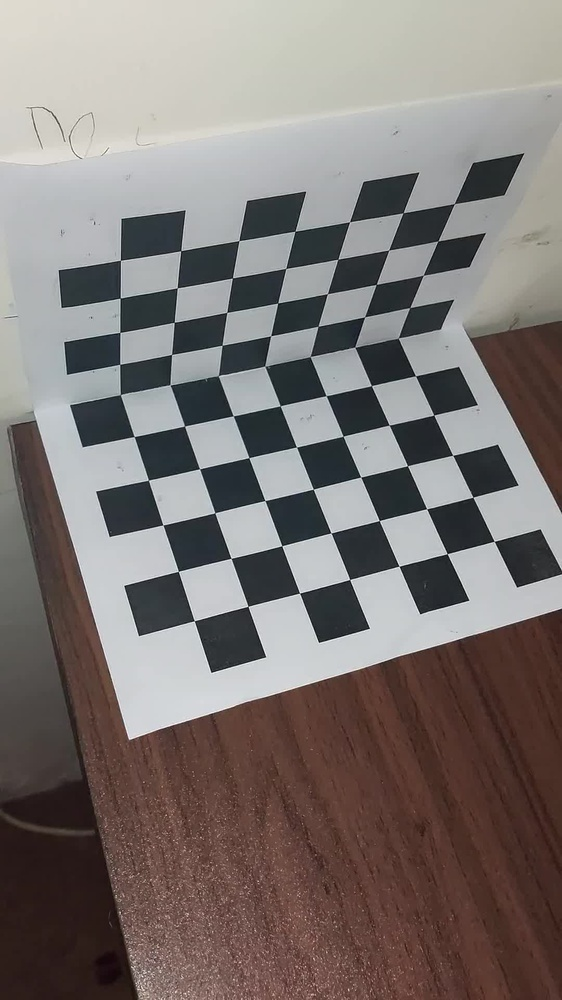
#> input picture photos/perspective1.jpg, 562 x 1000 px, shrunk from 1080 x 1920 before the run; its folder holds 4 pictures in this run
$ jupyter execute --allow-errors project-object.ipynb   (shell and % lines are left out)
#> lines starting #> are read from the running program, lines starting #| are printed output that depends on the picture; long printed decimals are rounded
#> further down, img is the input picture: shape (1000, 562, 3); mean B, G, R 115.2, 117.9, 125.1
#> `gray = cv2.cvtColor(img, cv2.COLOR_BGR2GRAY)`:
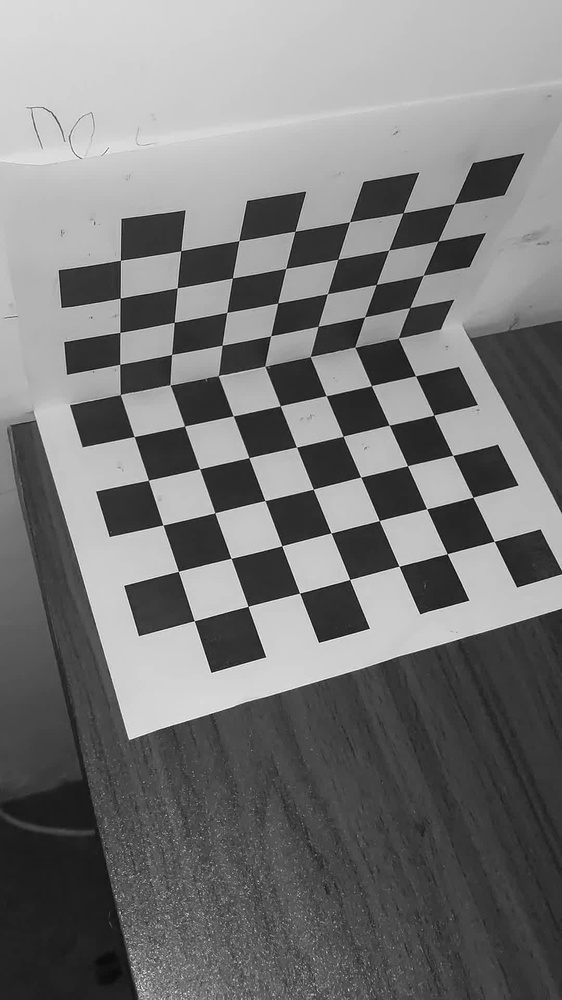
#> gray: shape (1000, 562); min 1, max 254, mean 119.7
#> `ret, corners = cv2.findChessboardCorners(gray, CHECKERBOARD, None)`: ret = True; corners = 70 rows, first 8: [494.2, 541.4], [447.2, 553.7], [399.1, 566.3], [349.6, 579.5], [299.5, 593.2], [248, 606.3], [194.3, 620.7], [472.9, 497.2]
#> `corners2 = cv2.cornerSubPix(gray, corners, (11,11),(-1,-1), criteria)...`: corners2 = 70 pairs, first value 119.7 to 494.3, second value 203.6 to 620.7
## Task 1
Caliberate camera using checkerboard pattern to extract camera matrix K, distortion coefficients distCoeffs and rotation and translation vectors rvec, tvec.

[cell 1]
import cv2
from matplotlib import pyplot as plt
import numpy as np
import os
from glob import glob

def helper(
    X, Y, Z, x, y
):  # helper function to stack and get C matrix in explanation.png
    row1 = np.array([X, Y, Z, 1, 0, 0, 0, 0, -x * X, -x * Y, -x * Z, -x])
    row2 = np.array([0, 0, 0, 0, X, Y, Z, 1, -y * X, -y * Y, -y * Z, -y])
    return np.vstack((row1, row2))


def myRQ(matrix):  # QR decomposition
    Q, L = np.linalg.qr(np.linalg.inv(matrix))
    K, R = np.linalg.inv(L), Q.T
    K = K / K[2, 2]
    return K, R


# This function assumes you know the maths behind camera calibration
def get_KRP(img_coord, world_coord):
    x = img_coord[:, 0]  # extract x coordinates from image
    y = img_coord[:, 1]  # extract y coordinates from image

    X = world_coord[:, 0]  # extract X coordinates from real world cordiantes
    Y = world_coord[:, 1]  # extract Y coordinates from real world cordiantes
    Z = world_coord[:, 2]  # extract Z coordinates from real world cordiantes

    matrix = helper(
        X[0], Y[0], Z[0], x[0], y[0]
    )  # stacking the rows of the matrix to create C matrix in explanation.png
    for i in range(1, len(X)):
        to_append = helper(X[i], Y[i], Z[i], x[i], y[i])
        matrix = np.append(
            matrix, to_append, axis=0
        )  # matrix variable corresponds to C matrix in explanation.png

    u, s, vh = np.linalg.svd(matrix)  # SVD of C matrix
    P = vh[-1].reshape(
        3, 4
    )  # taking the last row of V^T and reshaping it to 3x4 matrix gives the Projection matrix P

    XYZ = np.vstack((X, Y))
    XYZ = np.vstack((XYZ, Z))
    XYZ = np.vstack(
        (XYZ, np.ones(X.shape))
    )  # Stacking the X, Y, Z, 1 to create homogenous coordinates

    xyz = P.dot(
        XYZ
    )  # multiplying P with homogenous coordinates to get the image coordinates for testing purposes to see if they are close to the original image coordinates
    xy_pred = (xyz / (xyz[2, :]))[
        0:2, :
    ]  # dividing by the last row to get the image coordinates
    xy = np.vstack(
        (x, y)
    )  # stacking the original image coordinates to compare with the predicted image coordinates

    distance = np.linalg.norm(
        xy - xy_pred
    )  # calculating the distance between the predicted image coordinates and the original image coordinates to get error

    K, R = myRQ(
        P[0:3, 0:3]
    )  # using myRQ function to decompose P into K and R matrices using QR decomposition

    return K, R, P

def frame_to_video(folder, output, fps=30):
    img = cv2.imread(os.path.join(folder, "frame1.jpg"))
    total_frames = len(os.listdir(folder))
    height, width, layers = img.shape
    size = (width, height)
    out = cv2.VideoWriter(output, cv2.VideoWriter_fourcc(*"mp4v"), fps, size)
    for x in range(total_frames):
        img = cv2.imread(os.path.join(folder, "frame{}.jpg".format(x)))
        out.write(img)
    out.release()

def video_to_frames(video, folder):
    vidcap = cv2.VideoCapture(video)
    success, image = vidcap.read()
    count = 0
    while success:
        # rotate image by 180 degrees
        image = cv2.rotate(image, cv2.ROTATE_180)
        cv2.imwrite(os.path.join(folder, "frame%d.jpg") % count, image)
        success, image = vidcap.read()
        count += 1

[cell 2]
CHECKERBOARD = (7,10)
criteria = (cv2.TERM_CRITERIA_EPS + cv2.TERM_CRITERIA_MAX_ITER, 30, 0.001)

real_world_cordinate = [(i%7,i//7,0) for i in range(42)] + [(i%7, 5, i//7 - 5) for i in range(42, 70, 1)]
real_world_cordinate = np.array(real_world_cordinate, dtype=np.float32).reshape(70,3)

imgs = []
#> (the rest of this cell did not finish here and is left out)

#> in get_KRP, `x = img_coord[:, 0]`: x = 70 values, max 494.3 at index 0, min 119.7 at index 48, mean 293.9
#> in get_KRP, `y = img_coord[:, 1]`: y = 70 values, max 620.7 at index 6, min 203.6 at index 63, mean 396.2
#> in helper, `row1 = np.array([X, Y, Z, 1, 0, 0, 0, 0, -x * X, -x * Y, -x * Z, -x])`: row1 = [0, 0, 0, 1, 0, 0, 0, 0, 0, 0, 0, -494.3]
#> in helper, `row2 = np.array([0, 0, 0, 0, X, Y, Z, 1, -y * X, -y * Y, -y * Z, -y])`: row2 = [0, 0, 0, 0, 0, 0, 0, 1, 0, 0, 0, -541.3]
#> the loop in get_KRP, `for i in range(1, len(X)):` made 69 passes
#> (row1 in helper, row2 in helper) on passes 1 to 6: ([1, 0, 0, 1, 0, 0, 0, 0, -447.2, 0, 0, -447.2], [0, 0, 0, 0, 1, 0, 0, 1, -553.7, 0, 0, -553.7]), ([2, 0, 0, 1, 0, 0, 0, 0, -798.2, 0, 0, -399.1], [0, 0, 0, 0, 2, 0, 0, 1, -1132.4, 0, 0, -566.2]), ([3, 0, 0, 1, 0, 0, 0, 0, -1048.9, 0, 0, -349.6], [0, 0, 0, 0, 3, 0, 0, 1, -1738.5, 0, 0, -579.5]), ([4, 0, 0, 1, 0, 0, 0, 0, -1198.4, 0, 0, -299.6], [0, 0, 0, 0, 4, 0, 0, 1, -2372.6, 0, 0, -593.1]), ([5, 0, 0, 1, 0, 0, 0, 0, -1239.5, 0, 0, -247.9], [0, 0, 0, 0, 5, 0, 0, 1, -3031.8, 0, 0, -606.4]), ([6, 0, 0, 1, 0, 0, 0, 0, -1165.6, 0, 0, -194.3], [0, 0, 0, 0, 6, 0, 0, 1, -3724.4, 0, 0, -620.7])
#> in get_KRP, `u, s, vh = np.linalg.svd(matrix)`:
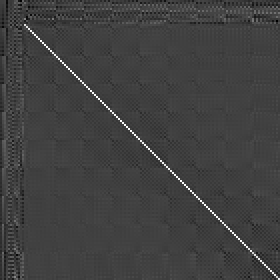
#> u: shape (140, 140) float64 (shown 2 times larger); min -0.333, max 0.972, mean -0.000703; drawn with min black and max white
#> in get_KRP, `u, s, vh = np.linalg.svd(matrix)`: s = [19403.9, 9133.1, 3998.6, 1820.9, 42.84, 19.21, 9.28, 6.19, 4.69, 2.67, 1.92, 0.00828]
#> in get_KRP, `P = vh[-1].reshape( 3, 4 )`: P = [[0.0709, 0.0157, 0.00699, -0.67], [-0.00719, 0.0467, 0.0624, -0.735], [1.74e-05, -2.54e-05, 6.09e-05, -0.00136]]
#> in get_KRP, `distance = np.linalg.norm( xy - xy_pred )`: distance = 6.3
#> in myRQ, `Q, L = np.linalg.qr(np.linalg.inv(matrix))`: Q = [[-0.937, 0.239, 0.255], [-0.323, -0.87, -0.372], [0.133, -0.431, 0.893]]; L = [[-14.17, -0.0459, 3863], [0, -14.45, 7744], [0, 0, 14659.7]]
#> in myRQ, `K, R = np.linalg.inv(L), Q.T`: K = [[-0.0706, 0.000224, 0.0185], [0, -0.0692, 0.0366], [0, 0, 6.82e-05]]; R = [[-0.937, -0.323, 0.133], [0.239, -0.87, -0.431], [0.255, -0.372, 0.893]]
#> in myRQ, `K = K / K[2, 2]`: K = [[-1034.7, 3.29, 270.9], [0, -1014.7, 536], [0, 0, 1]]
#| Perspective 1, k1 = -1034.712, k2 = -1014.697, k3 = 1.0, p1 = 270.923, p2 = 536.017
#> pass 2 of the loop `for x in range(1, 9):`:
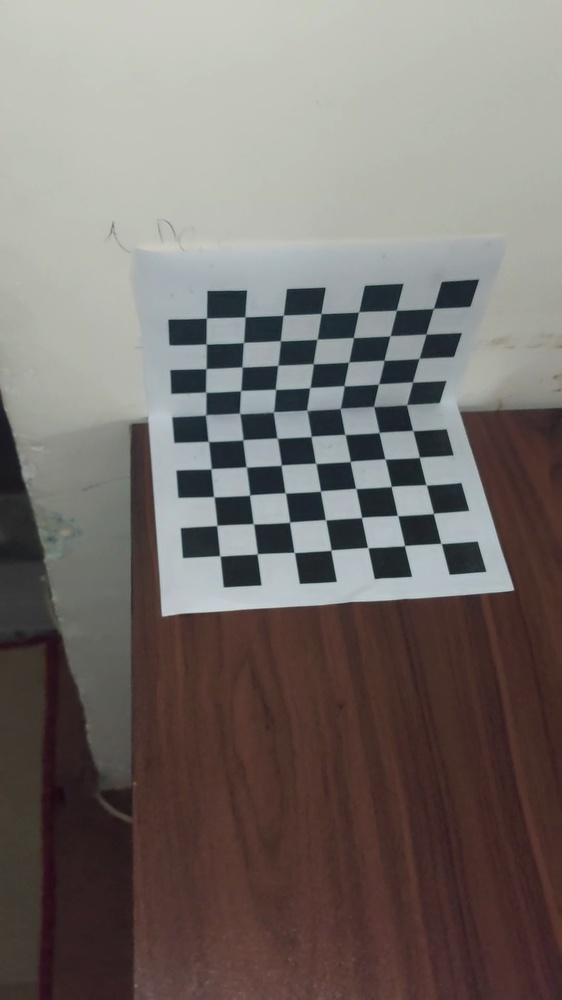
#> input picture photos/perspective2.jpg, 562 x 1000 px, shrunk from 1080 x 1920 before the run
#> img is the input picture: shape (1000, 562, 3); mean B, G, R 107.8, 112, 118.9
#> `gray = cv2.cvtColor(img, cv2.COLOR_BGR2GRAY)`:
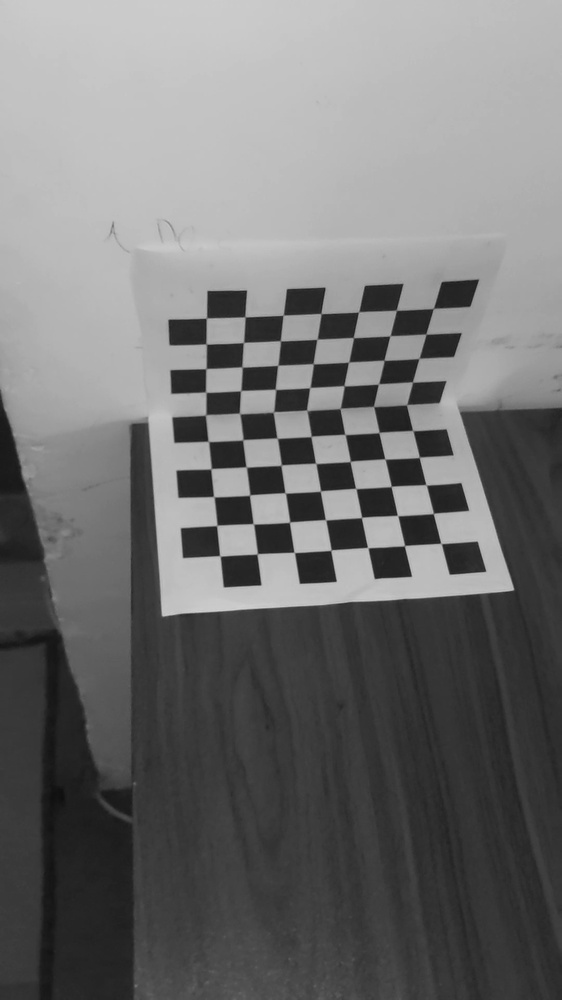
#> gray: shape (1000, 562); min 15, max 211, mean 113.6
#> corners = 70 rows, first 8: [441, 543.4], [404.5, 545.6], [367.7, 547.6], [331, 550.2], [294.1, 552.4], [257.3, 553.8], [219.9, 555.9], [433.3, 513.6]
#> corners2 = 70 pairs, first value 205.6 to 441.1, second value 308.4 to 555.9
#> x = 70 values, max 441.1 at index 0, min 205.6 at index 41, mean 316.9
#> y = 70 values, max 555.9 at index 6, min 308.4 at index 63, mean 427.3
#> the loop in get_KRP (call 2), `for i in range(1, len(X)):` made 69 passes
#> (row1 in helper, row2 in helper) on passes 1 to 4: ([1, 0, 0, 1, 0, 0, 0, 0, -404.5, 0, 0, -404.5], [0, 0, 0, 0, 1, 0, 0, 1, -545.7, 0, 0, -545.7]), ([2, 0, 0, 1, 0, 0, 0, 0, -735.4, 0, 0, -367.7], [0, 0, 0, 0, 2, 0, 0, 1, -1095.2, 0, 0, -547.6]), ([3, 0, 0, 1, 0, 0, 0, 0, -992.8, 0, 0, -330.9], [0, 0, 0, 0, 3, 0, 0, 1, -1650.4, 0, 0, -550.1]), ([4, 0, 0, 1, 0, 0, 0, 0, -1177.1, 0, 0, -294.3], [0, 0, 0, 0, 4, 0, 0, 1, -2209.8, 0, 0, -552.4])
#> in get_KRP (call 2), `u, s, vh = np.linalg.svd(matrix)`:
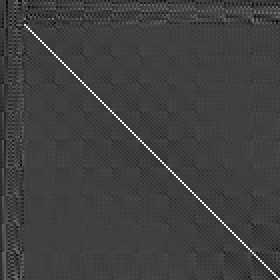
#> u: shape (140, 140) float64 (shown 2 times larger); min -0.326, max 0.969, mean -0.000964; drawn with min black and max white
#> s = [21427.3, 9375.2, 4514.4, 1828.5, 43.25, 17.75, 9.12, 3.94, 3.29, 2.16, 1.31, 0.00549]
#> in get_KRP (call 2), `P = vh[-1].reshape( 3, 4 )`: P = [[0.053, -0.00138, 0.00814, -0.628], [-0.00133, 0.0286, 0.0509, -0.774], [3.18e-06, -2.7e-05, 4.26e-05, -0.00143]]
#> distance = 3.77
#> in get_KRP (call 2), `K, R = myRQ( P[0:3, 0:3] )`: K = [[-1039, -1.31, 216.2], [0, -1018.5, 544.8], [0, 0, 1]]; R = [[-0.996, -0.0839, 0.021], [0.0595, -0.841, -0.538], [0.0628, -0.535, 0.843]]
#| Perspective 2, k1 = -1039.015, k2 = -1018.461, k3 = 1.0, p1 = 216.160, p2 = 544.760
#> pass 3 of the loop `for x in range(1, 9):`:
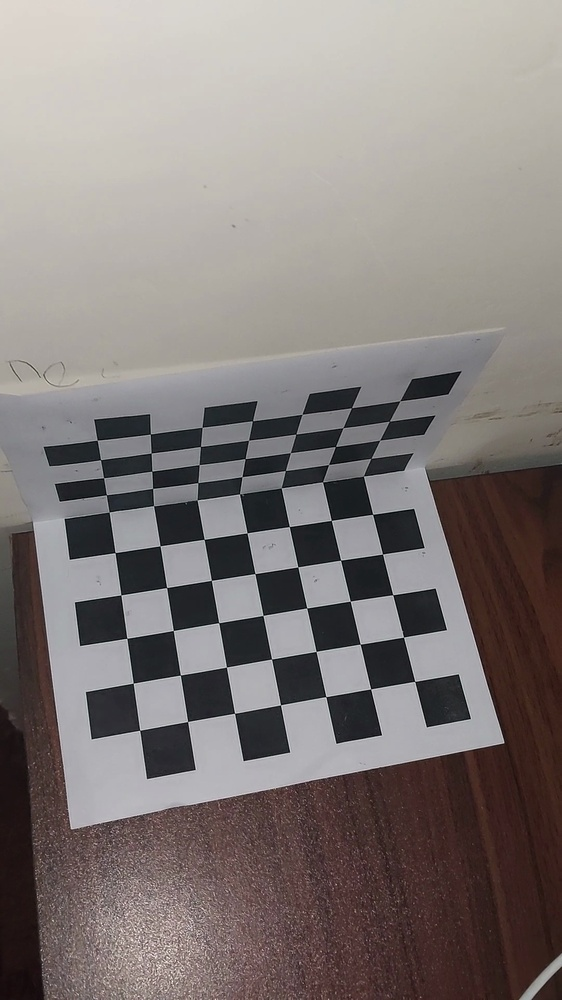
#> input picture photos/perspective3.jpg, 562 x 1000 px, shrunk from 1080 x 1920 before the run
#> img is the input picture: shape (1000, 562, 3); mean B, G, R 121, 123.2, 130.4
#> corners = 70 rows, first 8: [414.6, 681.3], [370.7, 688.9], [325.8, 696.7], [280.5, 704.8], [234.5, 713.1], [187.7, 721.5], [139.7, 730], [403.5, 637.2]
#> corners2 = 70 pairs, first value 97.23 to 414.7, second value 400.7 to 730.3
#> x = 70 values, max 414.7 at index 0, min 97.23 at index 69, mean 253
#> y = 70 values, max 730.3 at index 6, min 400.7 at index 63, mean 537.8
#> the loop in get_KRP (call 3), `for i in range(1, len(X)):` made 69 passes
#> (row1 in helper, row2 in helper) on passes 1 to 4: ([1, 0, 0, 1, 0, 0, 0, 0, -370.6, 0, 0, -370.6], [0, 0, 0, 0, 1, 0, 0, 1, -688.9, 0, 0, -688.9]), ([2, 0, 0, 1, 0, 0, 0, 0, -651.6, 0, 0, -325.8], [0, 0, 0, 0, 2, 0, 0, 1, -1393.3, 0, 0, -696.6]), ([3, 0, 0, 1, 0, 0, 0, 0, -841.4, 0, 0, -280.5], [0, 0, 0, 0, 3, 0, 0, 1, -2114.4, 0, 0, -704.8]), ([4, 0, 0, 1, 0, 0, 0, 0, -938.2, 0, 0, -234.5], [0, 0, 0, 0, 4, 0, 0, 1, -2853.3, 0, 0, -713.3])
#> in get_KRP (call 3), `u, s, vh = np.linalg.svd(matrix)`:
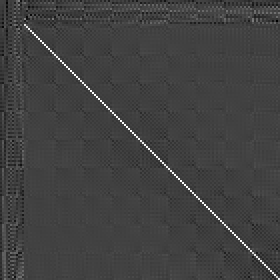
#> u: shape (140, 140) float64 (shown 2 times larger); min -0.337, max 0.971, mean -0.000935; drawn with min black and max white
#> s = [24006.7, 10628.8, 4957.4, 2079.9, 43.2, 17.9, 9.06, 4.86, 3.42, 2.31, 1.5, 0.00667]
#> in get_KRP (call 3), `P = vh[-1].reshape( 3, 4 )`: P = [[0.0585, 0.00497, 0.00897, -0.518], [-0.00304, 0.0411, 0.0467, -0.851], [9.94e-06, -2.15e-05, 5.31e-05, -0.00125]]
#> distance = 5.47
#> in get_KRP (call 3), `K, R = myRQ( P[0:3, 0:3] )`: K = [[-981.9, -1.62, 280.8], [0, -964.7, 462.7], [0, 0, 1]]; R = [[-0.976, -0.191, 0.105], [0.136, -0.909, -0.394], [0.171, -0.37, 0.913]]
#| Perspective 3, k1 = -981.879, k2 = -964.665, k3 = 1.0, p1 = 280.800, p2 = 462.655
    print("Perspective {}, k1 = {}, k2 = {}, k3 = {}, p1 = {}, p2 = {}".format(x, K[0,0], K[1,1], K[2,2], K[0,2], K[1,2]))

## Task 2
Project a cube to the image and create the augmented reality video.

[cell 3]
# convert video to frames using ffmpeg
video_to_frames("video.mp4", "frames")
